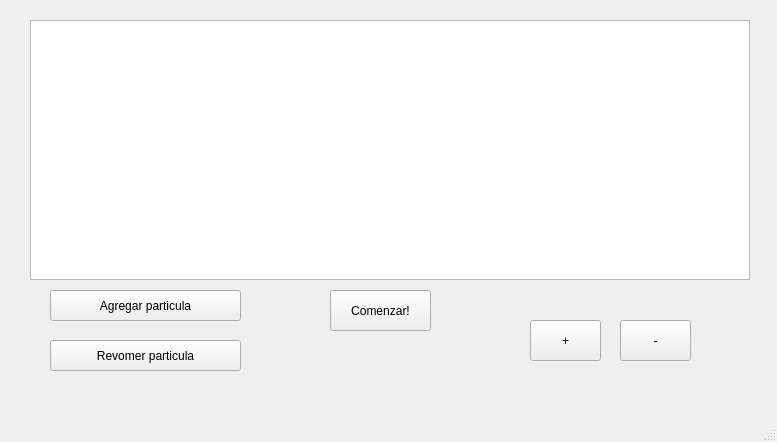
<?xml version="1.0" encoding="UTF-8"?>
<ui version="4.0">
 <class>MainWindow</class>
 <widget class="QMainWindow" name="MainWindow">
  <property name="geometry">
   <rect>
    <x>0</x>
    <y>0</y>
    <width>777</width>
    <height>442</height>
   </rect>
  </property>
  <property name="windowTitle">
   <string>MainWindow</string>
  </property>
  <widget class="QWidget" name="centralwidget">
   <widget class="QGraphicsView" name="graphicsView">
    <property name="geometry">
     <rect>
      <x>30</x>
      <y>20</y>
      <width>720</width>
      <height>260</height>
     </rect>
    </property>
   </widget>
   <widget class="QPushButton" name="Add">
    <property name="geometry">
     <rect>
      <x>50</x>
      <y>290</y>
      <width>191</width>
      <height>31</height>
     </rect>
    </property>
    <property name="text">
     <string>Agregar particula</string>
    </property>
   </widget>
   <widget class="QPushButton" name="Remove">
    <property name="geometry">
     <rect>
      <x>50</x>
      <y>340</y>
      <width>191</width>
      <height>31</height>
     </rect>
    </property>
    <property name="text">
     <string>Revomer particula</string>
    </property>
   </widget>
   <widget class="QPushButton" name="startButton">
    <property name="geometry">
     <rect>
      <x>330</x>
      <y>290</y>
      <width>101</width>
      <height>41</height>
     </rect>
    </property>
    <property name="text">
     <string>Comenzar!</string>
    </property>
   </widget>
   <widget class="QPushButton" name="menos">
    <property name="geometry">
     <rect>
      <x>620</x>
      <y>320</y>
      <width>71</width>
      <height>41</height>
     </rect>
    </property>
    <property name="text">
     <string>-</string>
    </property>
   </widget>
   <widget class="QPushButton" name="mas">
    <property name="geometry">
     <rect>
      <x>530</x>
      <y>320</y>
      <width>71</width>
      <height>41</height>
     </rect>
    </property>
    <property name="text">
     <string>+</string>
    </property>
   </widget>
  </widget>
  <widget class="QMenuBar" name="menubar">
   <property name="geometry">
    <rect>
     <x>0</x>
     <y>0</y>
     <width>777</width>
     <height>20</height>
    </rect>
   </property>
  </widget>
  <widget class="QStatusBar" name="statusbar"/>
 </widget>
 <resources/>
 <connections/>
</ui>
